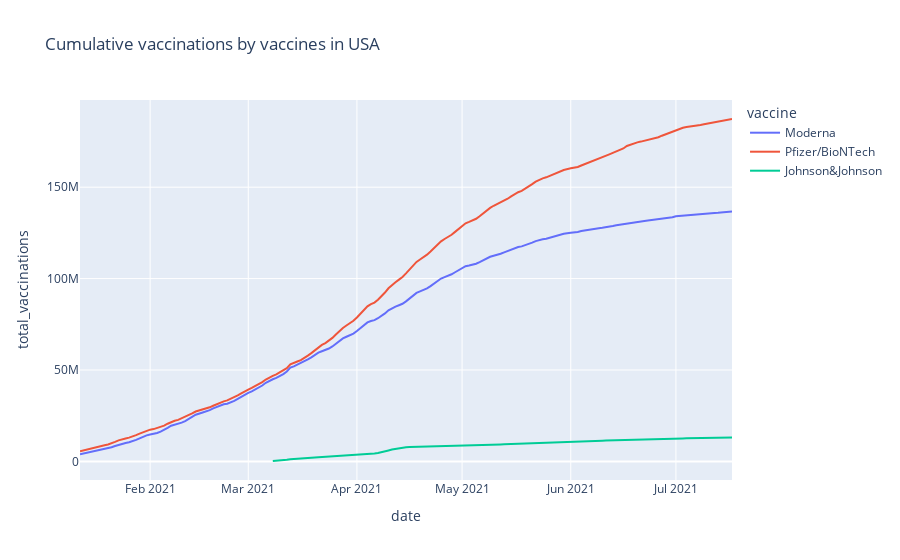

Notebook cell for this chart:
### Code cell
#Plot for USA
manu_usa=manu.loc[manu['location']=='United States']
fig=px.line(manu_usa,x='date',y='total_vaccinations',color='vaccine',title='Cumulative vaccinations by vaccines in USA')
fig.show()

### Figure 1 — Plotly figure (JSON) as saved in the notebook; plotly's stock layout.template omitted (floating-point values rounded to 4 significant figures; data arrays with more than 128 entries replaced by an {"elided": "..."} marker saying what was removed)
{"data": [{"hovertemplate": "vaccine=Moderna<br>date=%{x}<br>total_vaccinations=%{y}<extra></extra>", "legendgroup": "Moderna", "line": {"color": "#636efa", "dash": "solid"}, "mode": "lines", "name": "Moderna", "orientation": "v", "showlegend": true, "type": "scatter", "x": {"elided": "180 str values"}, "xaxis": "x", "y": {"elided": "180 int values"}, "yaxis": "y"}, {"hovertemplate": "vaccine=Pfizer/BioNTech<br>date=%{x}<br>total_vaccinations=%{y}<extra></extra>", "legendgroup": "Pfizer/BioNTech", "line": {"color": "#EF553B", "dash": "solid"}, "mode": "lines", "name": "Pfizer/BioNTech", "orientation": "v", "showlegend": true, "type": "scatter", "x": {"elided": "180 str values"}, "xaxis": "x", "y": {"elided": "180 int values"}, "yaxis": "y"}, {"hovertemplate": "vaccine=Johnson&Johnson<br>date=%{x}<br>total_vaccinations=%{y}<extra></extra>", "legendgroup": "Johnson&Johnson", "line": {"color": "#00cc96", "dash": "solid"}, "mode": "lines", "name": "Johnson&Johnson", "orientation": "v", "showlegend": true, "type": "scatter", "x": {"elided": "130 str values"}, "xaxis": "x", "y": {"elided": "130 int values"}, "yaxis": "y"}], "layout": {"legend": {"title": {"text": "vaccine"}, "tracegroupgap": 0}, "title": {"text": "Cumulative vaccinations by vaccines in USA"}, "xaxis": {"anchor": "y", "domain": [0, 1], "title": {"text": "date"}}, "yaxis": {"anchor": "x", "domain": [0, 1], "title": {"text": "total_vaccinations"}}}}
